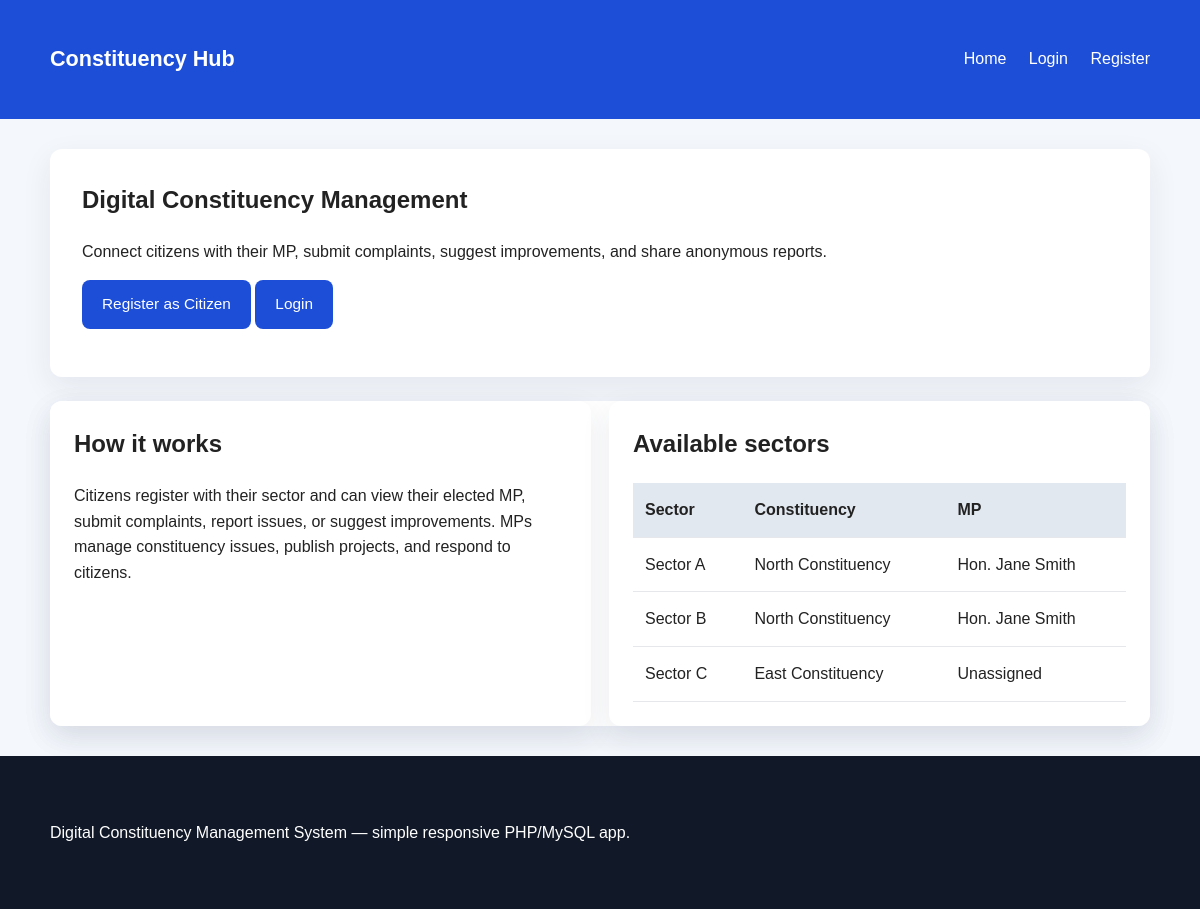
Before: / with the older database file.
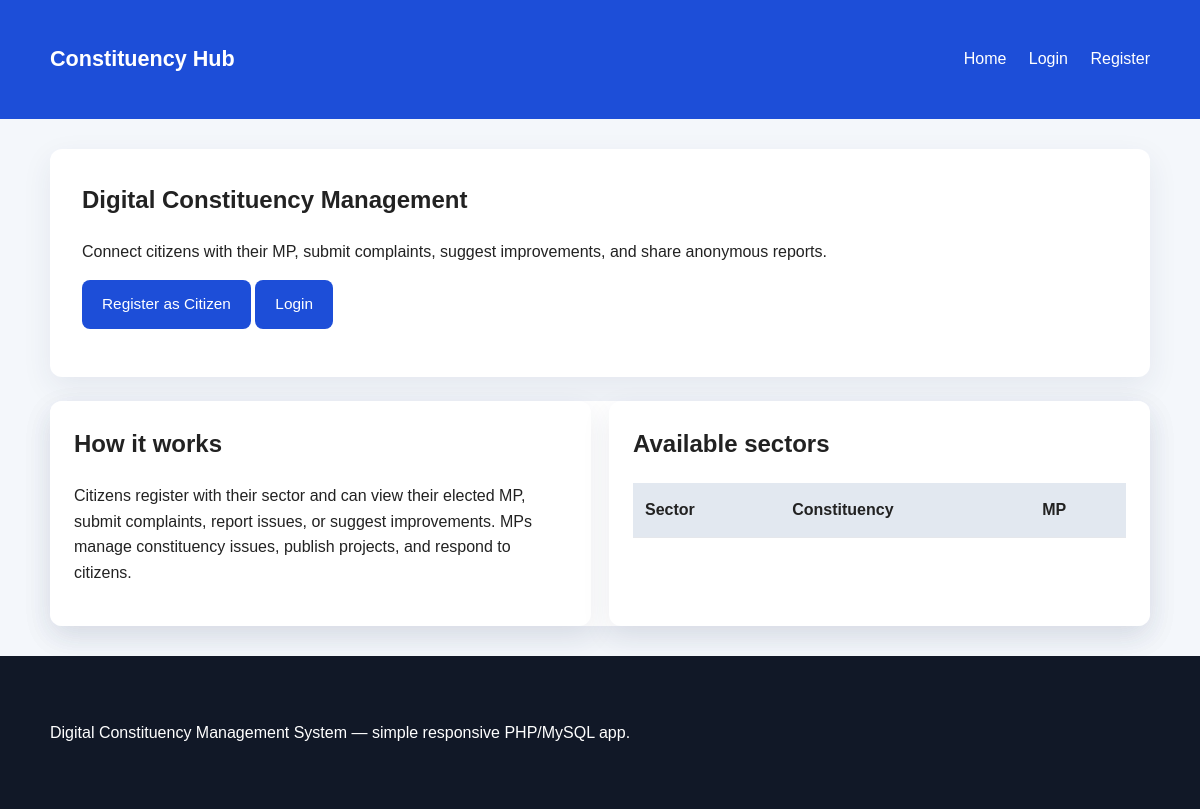
After: the same page with the newer database file.
### tables this page shows
CREATE TABLE IF NOT EXISTS sectors (
    id INT AUTO_INCREMENT PRIMARY KEY,
    name VARCHAR(255) NOT NULL,
    constituency_id INT,
    mp_id INT DEFAULT NULL,
    FOREIGN KEY (constituency_id) REFERENCES constituencies(id),
    FOREIGN KEY (mp_id) REFERENCES mps(id)
);

CREATE TABLE IF NOT EXISTS constituencies (
    id INT AUTO_INCREMENT PRIMARY KEY,
    name VARCHAR(255) NOT NULL
);

CREATE TABLE IF NOT EXISTS mps (
    id INT AUTO_INCREMENT PRIMARY KEY,
    name VARCHAR(255) NOT NULL,
    email VARCHAR(255) NOT NULL UNIQUE,
    password VARCHAR(255) NOT NULL,
    constituency_id INT,
    phone VARCHAR(50) DEFAULT NULL,
    is_approved TINYINT(1) NOT NULL DEFAULT 0,
    created_at DATETIME NOT NULL DEFAULT CURRENT_TIMESTAMP,
    FOREIGN KEY (constituency_id) REFERENCES constituencies(id)
);

### index.php (the view, shortened to what this page needs)
<?php
require_once 'includes/db.php';
$sectors = [];
$result = $mysqli->query('SELECT sectors.id, sectors.name AS sector_name, constituencies.name AS constituency_name, mps.name AS mp_name FROM sectors LEFT JOIN constituencies ON sectors.constituency_id = constituencies.id LEFT JOIN mps ON sectors.mp_id = mps.id ORDER BY sectors.name');
while ($row = $result->fetch_assoc()) {
    $sectors[] = $row;
}
?>
<?php include 'includes/header.php'; ?>
<section class="hero">
    <h1>Digital Constituency Management</h1>
    <p>Connect citizens with their MP, submit complaints, suggest improvements, and share anonymous reports.</p>
    <p>
        <a class="button" href="register.php">Register as Citizen</a>
        <a class="button" href="login.php">Login</a>
    </p>
</section>
<section class="grid">
    <div class="card">
        <h2>How it works</h2>
        <p>Citizens register with their sector and can view their elected MP, submit complaints, report issues, or suggest improvements. MPs manage constituency issues, publish projects, and respond to citizens.</p>
    </div>
    <div class="card">
        <h2>Available sectors</h2>
        <div class="table-wrapper">
            <table>
                <thead>
                    <tr><th>Sector</th><th>Constituency</th><th>MP</th></tr>
                </thead>
                <tbody>
                    <?php foreach ($sectors as $sector): ?>
                        <tr>
                            <td><?= htmlspecialchars($sector['sector_name']) ?></td>
                            <td><?= htmlspecialchars($sector['constituency_name']) ?></td>
                            <td><?= htmlspecialchars($sector['mp_name'] ?: 'Unassigned') ?></td>
                        </tr>
                    <?php endforeach; ?>
                </tbody>
            </table>
        </div>
    </div>
</section>
<?php include 'includes/footer.php'; ?>

### includes/header.php (shortened to what this page needs)
<?php
$user = $_SESSION['user'] ?? null;
?>
<!DOCTYPE html>
<html lang="en">
<head>
    <link rel="stylesheet" href="css/styles.css">
</head>
<body>
<header class="site-header">
    <div class="container header-content">
        <a class="brand" href="index.php">Constituency Hub</a>
        <nav class="main-nav">
            <a href="index.php">Home</a>
            <?php if ($user): ?>
                <?php if ($user['role'] === 'citizen'): ?>
                    <a href="dashboard_citizen.php">My Dashboard</a>
                    <a href="manage_my_submissions.php">My Submissions</a>
                    <a href="view_announcements.php">Announcements</a>
                    <a href="view_projects.php">Projects</a>
                <?php elseif ($user['role'] === 'mp'): ?>
                    <a href="dashboard_mp.php">MP Dashboard</a>
                    <a href="manage_complaints.php">Complaints</a>
                    <a href="manage_crime.php">Crime reports</a>
                    <a href="manage_suggestions.php">Suggestions</a>
                    <a href="manage_projects.php">Projects</a>
                <?php elseif ($user['role'] === 'admin'): ?>
                    <a href="admin_dashboard.php">Admin Dashboard</a>
                <?php endif; ?>
                <a href="logout.php">Logout</a>
            <?php else: ?>
                <a href="login.php">Login</a>
                <a href="register.php">Register</a>
            <?php endif; ?>
        </nav>
    </div>
</header>
<main class="container">

### includes/footer.php
</main>
<footer class="site-footer">
    <div class="container">
        <p>Digital Constituency Management System &mdash; simple responsive PHP/MySQL app.</p>
    </div>
</footer>
</body>
</html>

### css/styles.css (style rules this page uses)
* { box-sizing: border-box; }
body { margin: 0; font-family: Arial, sans-serif; line-height: 1.6; background: #f4f7fb; color: #222; }
.container { width: min(1100px, calc(100% - 30px)); margin: 0 auto; padding: 30px 0; }
.site-header { background: #1d4ed8; color: white; padding: 12px 0; }
.header-content { display: flex; align-items: center; justify-content: space-between; gap: 16px; }
.brand { font-size: 1.35rem; font-weight: bold; color: white; text-decoration: none; }
.main-nav a { color: white; text-decoration: none; margin-left: 18px; font-weight: 500; }
.hero, .card, form, .grid { background: white; border-radius: 12px; box-shadow: 0 10px 30px rgba(36, 55, 85, 0.08); }
.hero { padding: 32px; margin-bottom: 24px; }
.hero h1 { margin-top: 0; }
.grid { display: grid; gap: 18px; grid-template-columns: repeat(auto-fit, minmax(260px, 1fr)); }
.card { padding: 24px; }
.card h2 { margin-top: 0; }
.button, button { display: inline-block; padding: 12px 20px; background: #1d4ed8; color: white; border: none; border-radius: 8px; cursor: pointer; text-decoration: none; font-size: 0.96rem; }
.table-wrapper { overflow-x: auto; }
table { width: 100%; border-collapse: collapse; }
th, td { text-align: left; padding: 14px 12px; border-bottom: 1px solid #e5e7eb; }
th { background: #e2e8f0; font-weight: 700; }
.site-footer { background: #111827; color: white; padding: 18px 0; }

Changed rows visible on the page:
removed sectors: name "Sector A", constituency.name "North Constituency", mp.name "Hon. Jane Smith"
removed sectors: name "Sector B", constituency.name "North Constituency", mp.name "Hon. Jane Smith"
removed sectors: name "Sector C", constituency.name "East Constituency", mp_name "Unassigned"
